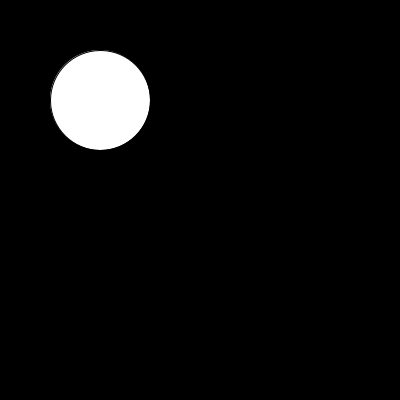
Frame 1 (no input)
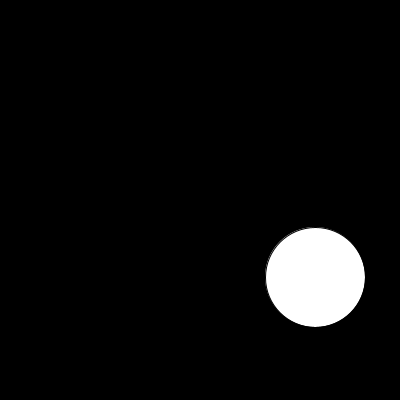
Frame 60 (the mouse pressed at the canvas centre just before this capture)
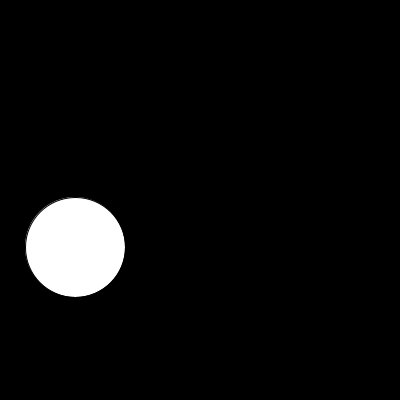
Frame 120 (the mouse held since frame 60 and released just before this capture)

The Processing sketch that drew these frames (run headless with seeded random() and noise(); from frame 60 on, the mouse is pressed at the canvas centre):

// Processing sketch: variables
// ── variables.pde
//
// variables.pde
//


float x = 100;
float y = 100;
float vx = 5;
float vy = 3;


void setup()
{
    size(400, 400);
}


void draw()
{
    background(0);
    ellipse(x, y, 100, 100);

    x += vx;
    y += vy;

    if (x < 50 || x > width-50)
        vx *= -1;

    if (y < 50 || y > height-50)
        vy *= -1;
}
